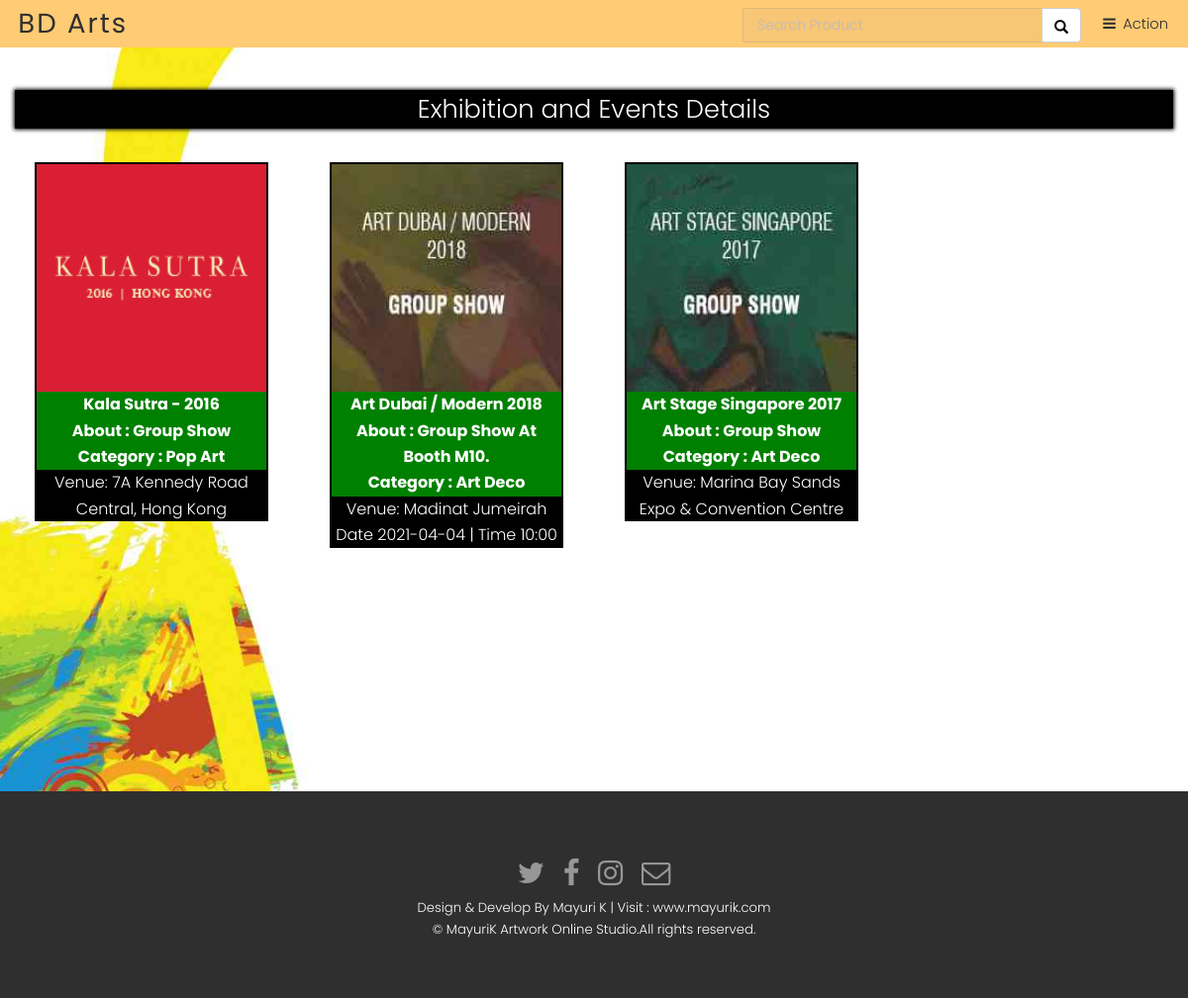
/customer/exhibitionevents.php, run on the app's committed database.
### tables this page shows
CREATE TABLE `exhibition_events` (
  `ex_id` int(100) NOT NULL,
  `event_name` varchar(100) NOT NULL,
  `event_about` varchar(500) NOT NULL,
  `event_category` varchar(100) NOT NULL,
  `event_venue` varchar(500) NOT NULL,
  `event_date` date NOT NULL,
  `event_time` varchar(500) NOT NULL,
  `event_photo` varchar(900) NOT NULL
);

### customer/exhibitionevents.php (the view, shortened to what this page needs)
<div class="back-img back-img1">
   <?php include("header/header.php");?>
   <div class="container-fluid" style="margin-top: 31px;" >
      <header class="align-center">
         <h2>Exhibition and Events Details</h2>
      </header>
   </div>
   <div class="container-fluid">
      <div class="row">
         <?php
                  $run=mysqli_query($con, "select * from  exhibition_events");
                if (mysqli_num_rows($run) >0){
              while($result=mysqli_fetch_array($run))
            {
              echo "
              <div class='col-md-3 col-sm-6 alllist productlist'>
                  <div style='border: 2px solid #000;margin: 20px;text-align: -webkit-center;'>
                       <div><img src='$result[7]' style='height:230px;' class='img-responsive'></div>
                      <div style='background:green;color:#fff;font-size:16px;font-weight:bold;' class='text-center text-capitalize'><span>
                  $result[1] <br/>  <span>
              About : $result[2]</span> <br/> Category : $result[3]</span></div><div class='product-des' style='background:#000;color:#fff;font-size: 16px;height:50px;overflow-y:hidden;' class='text-center'><span>
            Venue:  $result[4] <br/> Date $result[5] | Time $result[6]</span></div><div class='text-center'style='background:green;font-size: 20px;'>
              </div></div></div>";
            }
                }
            ?>
      </div>
   </div>
</div>
<?php include("../footer/footer.php"); ?>

### css/style.css (style rules this page uses)
body { font-family: 'Lato'; }
html, body, section { height: 100%; }
h2 { font-weight: 800; padding: 10px; border-bottom: 4px solid #000; }
.back-img { background: url(../img/banner0.jpg); background-repeat: no-repeat; background-size: cover; padding: 0px; position: relative; min-height: 100%; padding-top: 10%; margin-top: 0px; }
.back-img1 { padding: 5% 0; }
h2 { background-color: black !important; color: white !important; font-weight: 500; box-shadow: 0 0 4px 1px black; }

### assets/css/main.css (style rules this page uses)
html, body, div, span, applet, object, iframe, h1, h2, h3, h4, h5, h6, p, blockquote, pre, a, abbr, acronym, address, big, cite, code, del, dfn, em, img, ins, kbd, q, s, samp, small, strike, strong, sub, sup, tt, var, b, u, i, center, dl, dt, dd, ol, ul, li, fieldset, form, label, legend, table, caption, tbody, tfoot, thead, tr, th, td, article, aside, canvas, details, embed, figure, figcaption, footer, header, hgroup, menu, nav, output, ruby, section, summary, time, mark, audio, video { margin: 0; padding: 0; border: 0; font-size: 100%; font: inherit; vertical-align: baseline; }
article, aside, details, figcaption, figure, footer, header, hgroup, menu, nav, section { display: block; }
body { line-height: 1; }
body { -webkit-text-size-adjust: none; }
*, *:before, *:after { -moz-box-sizing: border-box; -webkit-box-sizing: border-box; box-sizing: border-box; }
.row { border-bottom: solid 1px transparent; -moz-box-sizing: border-box; -webkit-box-sizing: border-box; box-sizing: border-box; }
.row > * { float: left; -moz-box-sizing: border-box; -webkit-box-sizing: border-box; box-sizing: border-box; }
.row:after, .row:before { content: ''; display: block; clear: both; height: 0; }
.row > * { padding: 0 0 0 2rem; }
.row { margin: 0 0 -1px -2rem; }
@media screen and (max-width: 1680px) { .row > * { padding: 0 0 0 2rem; } }
@media screen and (max-width: 1680px) { .row { margin: 0 0 -1px -2rem; } }
@media screen and (max-width: 1280px) { .row > * { padding: 0 0 0 1.5rem; } }
@media screen and (max-width: 1280px) { .row { margin: 0 0 -1px -1.5rem; } }
body { -ms-overflow-style: scrollbar; }
body { background: #fff; }
html { font-size: 13pt; }
@media screen and (max-width: 1680px) { html { font-size: 11pt; } }
@media screen and (max-width: 1280px) { html { font-size: 11pt; } }
body { background-color: #fff; color: #444; }
body, input, select, textarea { font-family: "Poppins", sans-serif; font-weight: 300; font-size: 1rem; line-height: 1.65; }
h1, h2, h3, h4, h5, h6 { font-weight: 300; line-height: 1.5; margin: 0 0 1rem 0; }
h2 { font-size: 1.75rem; }
.align-center { text-align: center; }
h1, h2, h3, h4, h5, h6 { color: #555; }
.back-img { background-repeat: no-repeat !important; background-attachment: fixed !important; }
.productlist { height: 390px; }

### data on the page
exhibition_events: event_photo (picture), event_name "Kala Sutra - 2016", event_about "Group Show", event_category "Pop Art", event_venue "7A Kennedy Road Central, Hong Kong"
exhibition_events: event_photo (picture), event_name "Art Dubai / Modern 2018", event_about "Group Show At Booth M10.", event_category "Art Deco", event_venue "Madinat Jumeirah", event_date "2021-04-04", event_time "10:00"
exhibition_events: event_photo (picture), event_name "Art Stage Singapore 2017", event_about "Group Show", event_category "Art Deco", event_venue "Marina Bay Sands Expo & Convention Centre"
